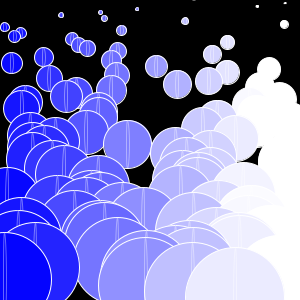
Frame 1 (no input)
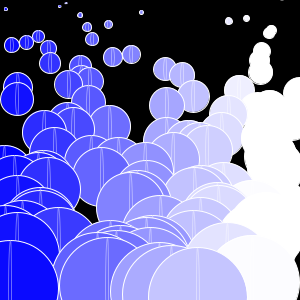
Frame 60 (the mouse pressed at the canvas centre just before this capture)
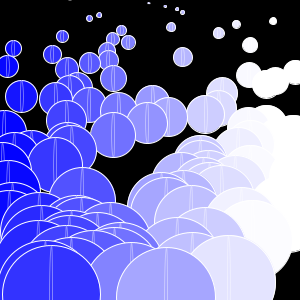
Frame 120 (the mouse held since frame 60 and released just before this capture)

The Processing sketch that drew these frames (run headless with seeded random() and noise(); from frame 60 on, the mouse is pressed at the canvas centre):

// Processing sketch: processing_39773
// ── processing_39773.pde

// Allison Etheredge
// Lecture 6.1
// 28 September 2011

// set [minimum] of two arrays with 100 variables
// is this right??

int num = 100; // 100 variables

// set the arrays
float[] x = new float[num]; // sets x-coordinate
float[] y = new float[num]; // sets y-coordinate
float[] speed = new float[num]; // sets speed

void setup() {
  size(300, 300);
  smooth();

  // seed the arrays
  for (int i = 0; i < num; i++) {
    x[i] = random(width);
    y[i] = i * (height/num);
    speed[i] = random(0.25, 5); // utilizes a random speed for the bubbles // what does 0.25 do? can't figure it out by playing with the numbers...
    
    // speed[i] = 1; // alternative speed: utilizes a set speed for the bubbles
  }
}

void draw() {
  background(0);
  
  // draws the ellipse
  for (int i = 0; i < num; i++) {
    stroke(255); 
    fill(x[i], x[i], 255); 
    //fill(70, 120, 198, 90); 
    ellipse(x[i], y[i], i, i);
    stroke(255, 100); 
    ellipse(x[i], y[i], 3, i); 
    
    // sets motion
    x[i] = x[i] + speed[i];
    
    // sets the loop along the x-axis
    if (x[i] > width) {
      x[i] = 0;
    }
  }
}
